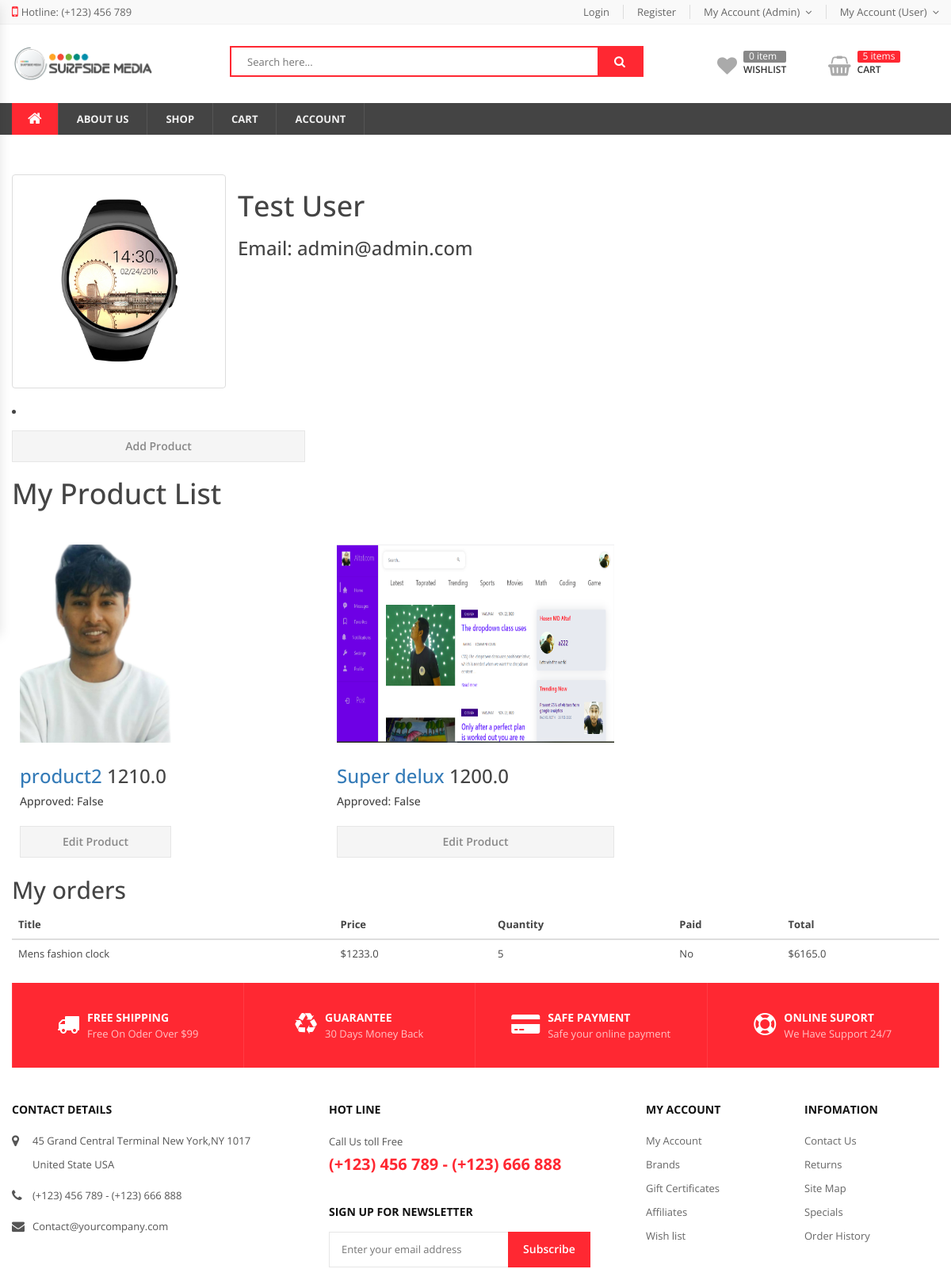
Before: /my-profile/ (signed in, upper part) with the older database file.
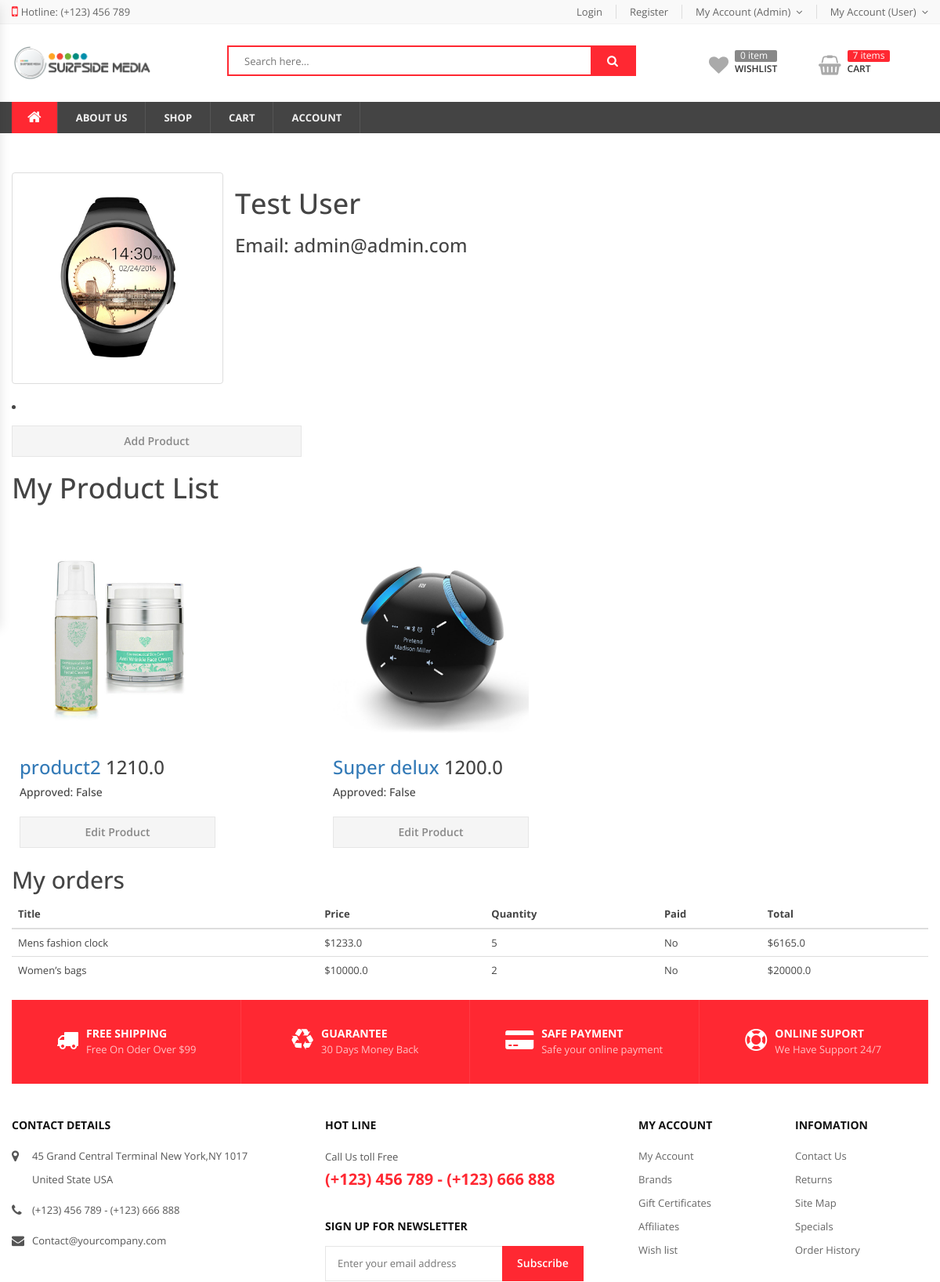
After: the same page with the newer database file.
### users/models.py (models this page shows)
class Accounts(AbstractUser):
    email = models.EmailField(_('email address'), unique = True)
    phone_regex = RegexValidator(regex=r'^(?:\+88|88)?(01[3-9]\d{8})$', message="Phone number must be entered in the format: '+8801XXXXXX'. Up to 14 digits allowed.")
    mobile_number = models.CharField(validators=[phone_regex], max_length=20, unique=True,null=True,blank=True)
    is_verified = models.BooleanField(
        _('verified'),
        default=False,
        help_text=_(
            'Designates whether this user has been verified.'
            'Un-verified users cannot log in.'
        ),
    )
    is_saler = models.BooleanField(
        _('Saler Permission'),
        default=False,
        help_text=_(
            'Designates whether this user should be treated as founder.'
        ),
    )
    created_at = models.DateTimeField(default=now, editable=False)
    profile_pic = models.FileField(upload_to='profile_pic',null=True,blank=True)
    address = models.TextField(null=True,blank=True)
    username = None
    USERNAME_FIELD = 'email'
    REQUIRED_FIELDS = []
    objects = UserManager()
    def __str__(self):
        return self.email

### products/models.py (models this page shows, shortened)
class Product(models.Model):
    name = models.CharField(max_length=100)
    price = models.FloatField()
    discount_price = models.FloatField(blank=True, null=True)
    category = models.ForeignKey(Category,related_name='products',on_delete=models.CASCADE)
    description = models.TextField(blank=True, null=True)
    image = models.ImageField(upload_to='product_img',default='/static/images/default/demo.jpg')
    available = models.BooleanField(default=True)
    created_at = models.DateTimeField(auto_now_add=True)
    updated_at = models.DateTimeField(auto_now=True)
    favourites = models.ManyToManyField(Accounts, related_name='favourite', default=None, blank=True)
    vendor = models.ForeignKey(Accounts, related_name='products', on_delete=models.CASCADE,blank=True, null=True)
    is_verified = models.BooleanField(
        _('verified'),
        default=False,
        help_text=_(
            'Designates whether this product has been verified.'
            'Un-verified will not show in website.'
        ),
    )

### orders/models.py (models this page shows, shortened)
class OrderItem(models.Model):
	product = models.ForeignKey(Product, on_delete=models.SET_NULL, null=True)
	order = models.ForeignKey(Order, on_delete=models.SET_NULL, null=True)
	quantity = models.IntegerField(default=0, null=True, blank=True)
	date_added = models.DateTimeField(auto_now_add=True)
	@property
	def get_total(self):
		total = self.product.price * self.quantity
		return total

### users/views.py (the view)
# urls.py: path('my-profile/', userProfile, name='profilePage'),
@login_required(login_url='users:loginPage')
def userProfile(request):
    vendor = request.user
    products = vendor.products.all()
    order, created = Order.objects.get_or_create(customer=vendor)
    items = order.orderitem_set.all()
    return render(request,'users/profile.html', {'vendor': vendor, 'products': products,
    'items':items})

### templates/users/profile.html (shortened to what this page needs)
{% extends 'base.html' %}
{% load static %}
{% block content %}
<div class="container" style="margin-top:50px;margin-bottom:50px;">
    <div class="row">
        <div class="col-xs-6 col-md-3">
          {% if request.user.profile_pic  %}
          <a href="#" class="thumbnail">
            <img src="{{request.user.profile_pic.url }}" alt="...">
          </a>
          {% else %}
          <a href="#" class="thumbnail">
            <img src="{% static 'images/products/fashion_04.jpg' %}" alt="...">
          </a>
          {% endif %}
        </div>
       <h1>{{request.user.first_name}} {{ request.user.last_name}}</h1>
       <h3>Email: {{request.user.email}}</h3>
      </div>
      <div class="container">
				<div class="row">
      <li class="col-lg-4 col-md-6 col-sm-6 col-xs-6 ">
        <div class="product product-style-3 equal-elem ">
          <div class="product-info">
          <a href="{% url 'products:add_product_page' %}"   class="btn add-to-cart" >Add Product</a>
          </div>
        </div>
      </li>
    </div>
    <div>
      <div class="container">
        <h1>My Product List</h1>
					<div class="row">
            {% if products %}
            <ul class="product-list grid-products equal-container">
            {% for product in products %}
                <li class="col-lg-4 col-md-6 col-sm-6 col-xs-6 ">
                  <div class="product product-style-3 equal-elem ">
                    {% if product.image %}
                    <div class="product-thumnail">
                      <a href="{% url 'products:product_details' product.pk %}" title="T-Shirt Raw Hem Organic Boro Constrast Denim">
                        <figure>
                          <img style="height:250px;" src="{{product.image.url}}" alt="T-Shirt Raw Hem Organic Boro Constrast Denim">
                        </figure>
                      </a>
                    </div>
                    {% endif %}
                    <div class="product-info">
                     <h3><a href="{% url 'products:product_details' product.pk %}"
                      class="product-name">{{product.name}}</a> <span>{{product.price}}</span> </h3>
                      <h5>Approved: {{product.is_verified}} </h5>
                    </div>
                    <div class="product-info">
                      <a href="{% url 'products:edit_product' product.id %}" class="btn add-to-cart" >Edit Product</a>
                      </div>
                  </div>
                </li>
              {% endfor %}
              </ul>
              {% else %}
              <div>
                <h1>You Don't Upload Any Product Yet</h1>
              </div>
              {% endif %}
            </div>
          </div>
          <div class="box">
            <h2 class="is-size-3 mb-4">My orders</h2>
                {% if items %}
                    <div class="{% if order.fully_paid %}has-background-success-light{% else %}has-background-info-light{% endif %} mb-2 p-4">
                        <div class="columns is-multiline">
                            <div class="column is-12">
                                <table class="table is-fullwidth mt-4">
                                    <thead>
                                        <tr>
                                            <th>Title</th>
                                            <th>Price</th>
                                            <th>Quantity</th>
                                            <th>Paid</th>
                                            <th>Total</th>
                                        </tr>
                                    </thead>
                                    <tbody>
                                      {% for order in items %}
                                                <tr>
                                                    <td>{{ order.product.name }}</td>
                                                    <td>${{ order.product.price }}</td>
                                                    <td>{{ order.quantity }}</td>
                                                    <td>{{ order.vendor_paid|yesno:"Yes,No" }}</td>
                                                    <td>${{order.get_total}}</td>
                                                </tr>
                                       {% endfor %}
                                    </tbody>
                                </table>
                            </div>
                        </div>
                    </div>
                {% else %}
                <div>
                  <h1>You Don't have any order yet</h1>
                </div>
            {% endif %}
        </div>
{% endblock %}

Changed rows visible on the page:
changed Product "product2": image: a different picture
changed Product "Super delux": image: a different picture
added OrderItem: product.name "Women’s bags", product.price "10000.0", quantity "2", vendor_paid "No", get_total "20000.0"
Other visible differences:
{{ cartItems }}: "5" → "7"
